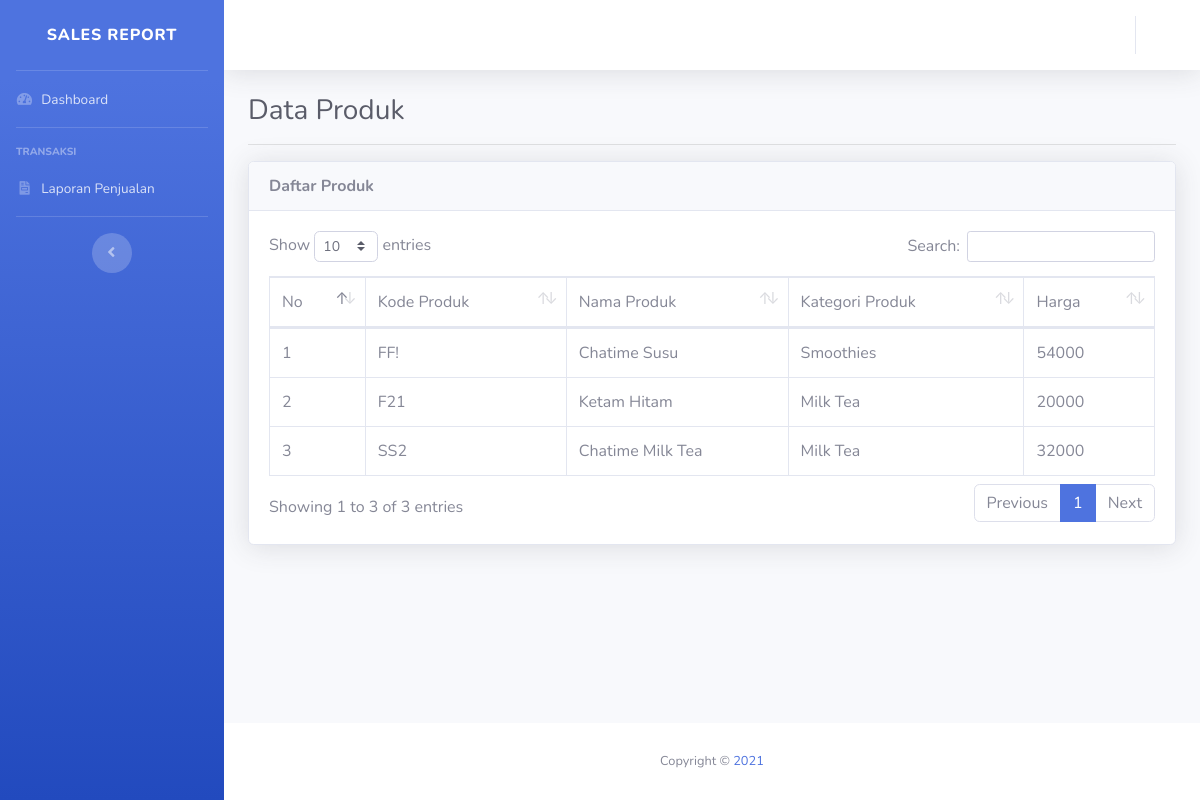
The app's page /index.php/produk with its own data.
### tables this page shows
CREATE TABLE `produk` (
  `id_produk` int(11) NOT NULL AUTO_INCREMENT,
  `kode_produk` varchar(20) NOT NULL,
  `nama_produk` varchar(225) NOT NULL,
  `id_kategori` int(11) NOT NULL,
  `harga` int(11) NOT NULL,
  PRIMARY KEY (`id_produk`)
);

CREATE TABLE `kategori` (
  `id_kategori` int(11) NOT NULL AUTO_INCREMENT,
  `kategori_produk` varchar(50) NOT NULL,
  PRIMARY KEY (`id_kategori`)
);

### application/controllers/Produk.php (called while the page is built, shortened)
<?php
class Produk extends CI_Controller{
	public function __construct(){
		$this->data['aktif'] = 'produk';
		$this->load->model('M_produk', 'm_produk');
		$this->load->model('M_kategori', 'm_kategori');
	}
	public function index(){
		$this->data['title'] = 'Data Produk';
		$this->data['all_produk'] = $this->m_produk->lihat();
		$this->data['no'] = 1;
		$this->load->view('produk/lihat', $this->data);
	}
}

### index.php (called while the page is built, shortened)
<?php
require_once BASEPATH.'core/CodeIgniter.php';

### application/models/M_produk.php (called while the page is built, shortened)
<?php
class M_produk extends CI_Model{
	protected $_table = 'produk';
	public function lihat(){
		$this->db->join('kategori', 'kategori.id_kategori = produk.id_kategori');
		$query = $this->db->get($this->_table);
		return $query->result();
	}
}

### application/views/produk/lihat.php (the view, shortened to what this page needs)
<!DOCTYPE html>
<html lang="en">
<head>
	<?php $this->load->view('partials/head.php') ?>
</head>
<body id="page-top">
	<div id="wrapper">
		<?php $this->load->view('partials/sidebar.php') ?>
		<div id="content-wrapper" class="d-flex flex-column">
			<div id="content" data-url="<?= base_url('produk') ?>">
				<?php $this->load->view('partials/topbar.php') ?>
				<div class="container-fluid">
				<div class="clearfix">
					<div class="float-left">
						<h1 class="h3 m-0 text-gray-800"><?= $title ?></h1>
					</div>
				</div>
				<hr>
				<div class="card shadow">
					<div class="card-header"><strong>Daftar Produk</strong></div>
					<div class="card-body">
						<div class="table-responsive">
							<table class="table table-bordered" id="dataTable" width="100%" cellspacing="0">
								<thead>
									<tr>
										<td>No</td>
										<td>Kode Produk</td>
										<td>Nama Produk</td>
										<td>Kategori Produk</td>
										<td>Harga</td>
									</tr>
								</thead>
								<tbody>
									<?php foreach ($all_produk as $produk): ?>
										<tr>
											<td><?= $no++ ?></td>
											<td><?= $produk->kode_produk ?></td>
											<td><?= $produk->nama_produk ?></td>
											<td><?= $produk->kategori_produk ?></td>
											<td><?= $produk->harga ?></td>
										</tr>
									<?php endforeach ?>
								</tbody>
							</table>
						</div>
					</div>
				</div>
				</div>
			</div>
			<?php $this->load->view('partials/footer.php') ?>
		</div>
	</div>
</body>
</html>

### application/views/partials/head.php (shortened to what this page needs)
<link href="<?= base_url('sb-admin') ?>/vendor/fontawesome-free/css/all.min.css" rel="stylesheet" type="text/css">
<link href="<?= base_url('sb-admin') ?>/css/sb-admin-2.min.css" rel="stylesheet">
<link href="<?= base_url('sb-admin') ?>/vendor/datatables/dataTables.bootstrap4.min.css" rel="stylesheet">

### application/views/partials/sidebar.php (shortened to what this page needs)
<ul class="navbar-nav bg-gradient-primary sidebar sidebar-dark accordion" id="accordionSidebar">
			<a class="sidebar-brand d-flex align-items-center justify-content-center" href="<?= base_url('/') ?>">
				<div class="sidebar-brand-text mx-3">Sales Report</div>
			</a>
			<hr class="sidebar-divider my-0">
			<li class="nav-item <?= $aktif == 'dashboard' ? 'active' : '' ?>">
				<a class="nav-link" href="<?= base_url('dashboard') ?>">
					<i class="fas fa-fw fa-tachometer-alt"></i>
					<span>Dashboard</span></a>
			</li>
			<hr class="sidebar-divider">
			<div class="sidebar-heading">
				Transaksi
			</div>
			<li class="nav-item <?= $aktif == 'laporan' ? 'active' : '' ?>">
				<a class="nav-link" href="<?= base_url('laporan') ?>">
					<i class="fas fa-fw fa-file-invoice"></i>
					<span>Laporan Penjualan</span></a>
			</li>
			<hr class="sidebar-divider">
			<div class="text-center d-none d-md-inline">
				<button class="rounded-circle border-0" id="sidebarToggle"></button>
			</div>
		</ul>

### application/views/partials/topbar.php (shortened to what this page needs)
<nav class="navbar navbar-expand navbar-light bg-white topbar mb-4 static-top shadow">
					<ul class="navbar-nav ml-auto">
						<li class="nav-item dropdown no-arrow">
							<a class="nav-link dropdown-toggle" href="#" id="userDropdown" role="button" data-toggle="dropdown" aria-haspopup="true">
							</a>
						</li>
					</ul>
				</nav>

### application/views/partials/footer.php
<footer class="sticky-footer bg-white">
	<div class="container my-auto">
		<div class="copyright text-center my-auto">
			<span>Copyright © <a href="#" target="_blank">2021</a></span>
		</div>
	</div>
</footer>

### records on screen
produk: kode_produk "FF!", nama_produk "Chatime Susu", id_kategori.kategori_produk "Smoothies", harga "54000"
produk: kode_produk "F21", nama_produk "Ketam Hitam", id_kategori.kategori_produk "Milk Tea", harga "20000"
produk: kode_produk "SS2", nama_produk "Chatime Milk Tea", id_kategori.kategori_produk "Milk Tea", harga "32000"

### other values on screen
$title "Data Produk"
